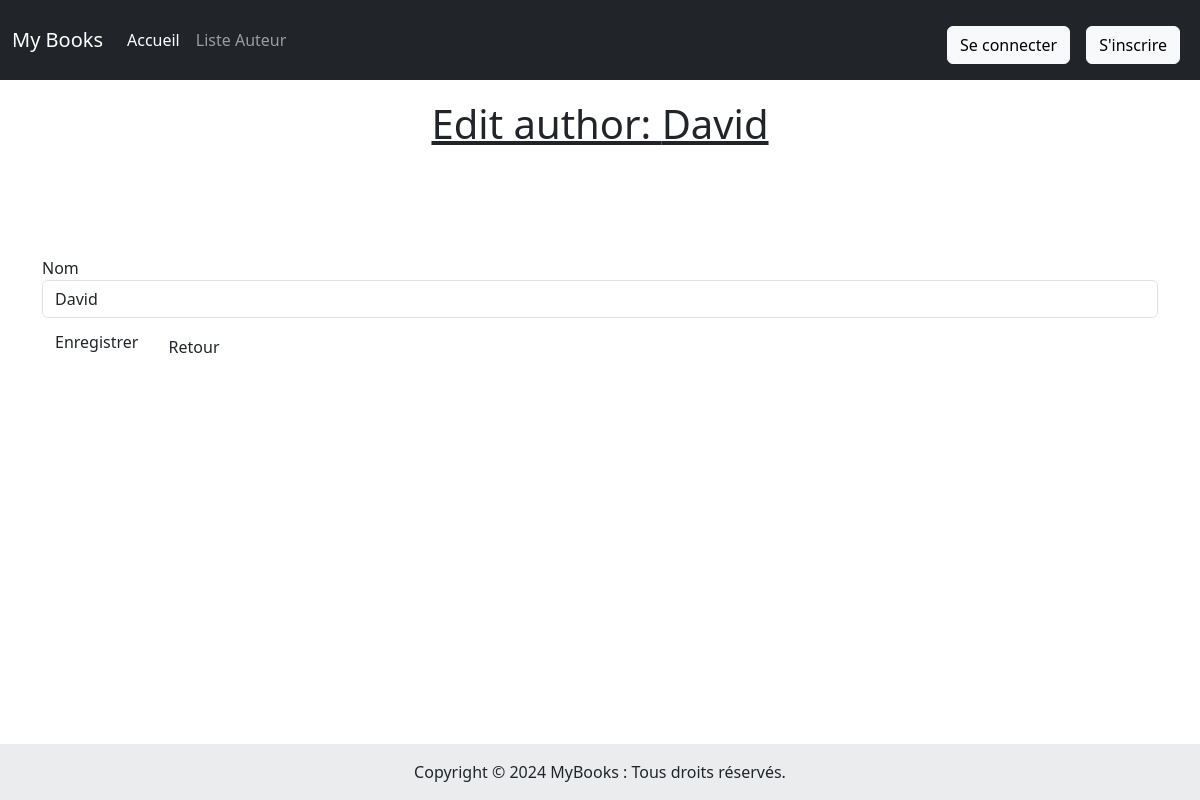
Before: /edit/author/1 with the older database file.
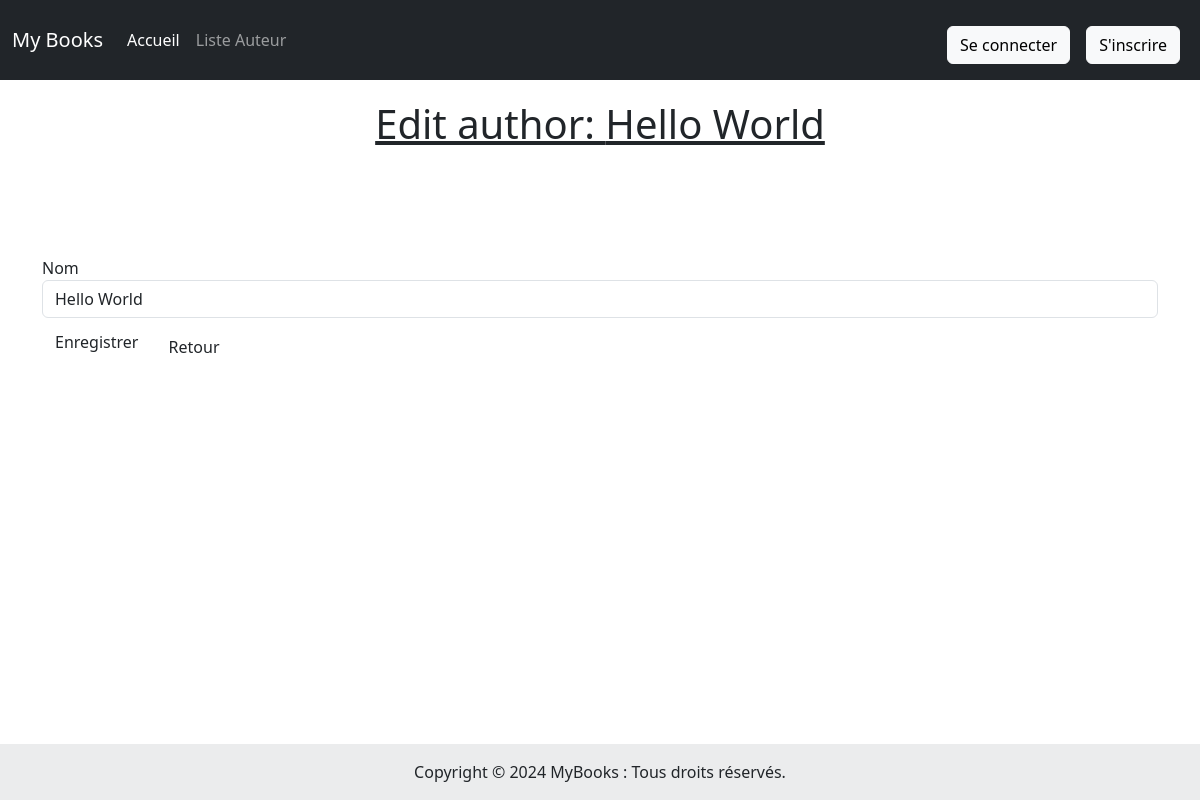
After: the same page with the newer database file.
### tuto/models.py (models this page shows, shortened)
class Author(db.Model):
    id = db.Column(db.Integer, primary_key=True)
    name = db.Column(db.String(100))

### tuto/views.py (the view)
@app.route("/edit/author/<int:id>")
def edit_author(id):
    a = get_author(id)
    f = AuthorForm(id=a.id, name=a.name)
    return render_template("edit-author.html", author=a, form=f)

### tuto/models.py
class AuthorForm(FlaskForm):
    id = HiddenField('id')
    name = StringField('Nom', validators=[DataRequired()])

### tuto/models.py (called while the page is built)
def get_author(id):
    return Author.query.get(id)

### tuto/templates/edit-author.html (shortened to what this page needs)
{% extends "base.html" %}
{% block styles %}
    {{ super() }}
    <link rel="stylesheet" href="{{ url_for('static', filename='detail.css') }}">
{% endblock %}
{% block content %}
<h1>Edit author: {{ author.name }}</h1>
<form role="form" method="POST" action="{{ url_for('save_author') }}">
    <div class=
        {% if form.name.errors %}
            "form-group has-error"
        {% else %}
            "form-group"
        {% endif %}
    >
        {{ form.name.label }} {{ form.name(size=50, class_="form-control") }}
    </div>
    <input class="btn btn-default" type="submit" value="Enregistrer">
    <button class="btn btn-default" type="button" onclick="window.location.href='{{ url_for('home') }}';">Retour</button>
</form>
{% endblock %}

Changed rows visible on the page:
changed Author: name "David" → "Hello World"
